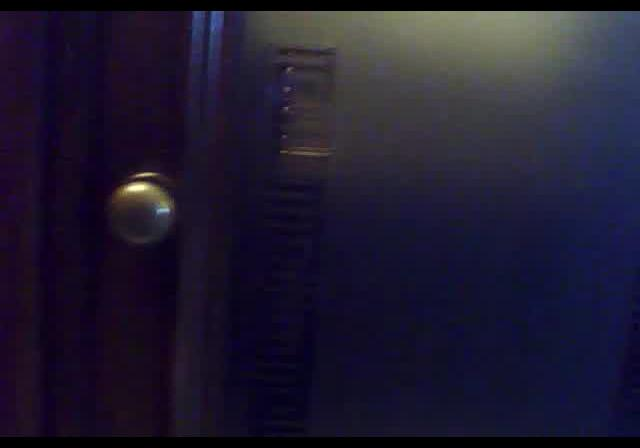
#> input picture training_images/1_img0008.jpeg, 640 x 448 px
$ python simple_detector.py training_images/1_img0008.jpeg
#> lines starting #> are read from the running program, lines starting #| are printed output that depends on the picture
import numpy as np
# import scipy
from PIL import Image
import matplotlib.pyplot as plt
import matplotlib.image as img
import math
import sys

im = Image.open(sys.argv[1])
#> im is the input picture: PIL image 640x448 RGB; mean R, G, B 31.2, 26.5, 47.3
im_array = im.load()
print(im_array)
#> (printed output is left out)

width = 640
height = 448
segmented = np.zeros((4,4))

for h in range(height -1 ):
    for w in range(width -1):
        dif1 = np.linalg.norm(np.array(im_array[w,h]) - np.array([146,142,89]))
        dif2 = np.linalg.norm(np.array(im_array[w,h]) - np.array([151,149,122]))
        if min(dif1, dif2) < 5:
            segmented[math.floor(h/height*4), math.floor(w/width*4)] += 1
#> after the loop, segmented = [[0, 0, 0, 0], [5, 0, 0, 0], [0, 0, 0, 0], [0, 0, 0, 0]]
        # print(im_array[h, w, :])
max = segmented.max()
#> max = 5
segmented = segmented == max
#> segmented = [[False, False, False, False], [True, False, False, False], [False, False, False, False], [False, False, False, False]]

im_plot = plt.imshow(segmented)
plt.show(im_plot)
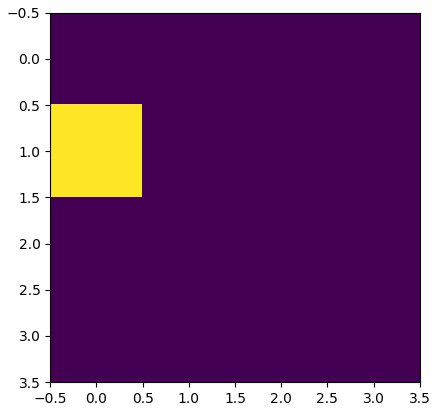
#> figure drawn by matplotlib, 1 panel

$ run again, on training_images/1_img0021.jpeg
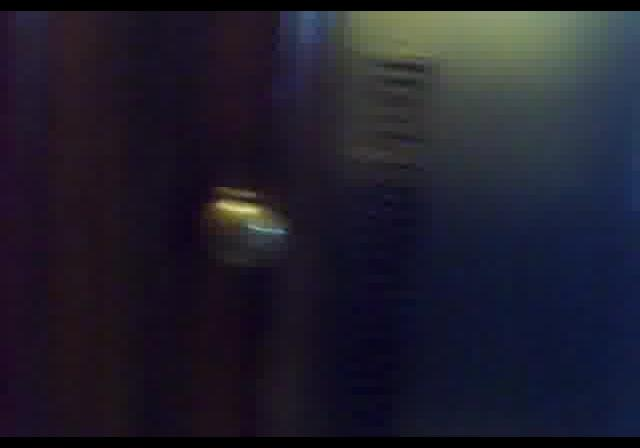
#> input picture training_images/1_img0021.jpeg, 640 x 448 px
#> im is the input picture: PIL image 640x448 RGB; mean R, G, B 32, 30.2, 43.4
#> (printed output is left out)
#> after the loop `for h in range(height -1 ):`: segmented = [[0, 0, 0, 0], [0, 10, 0, 0], [0, 0, 0, 0], [0, 0, 0, 0]]
#> max = 10
#> `segmented = segmented == max`: segmented = [[False, False, False, False], [False, True, False, False], [False, False, False, False], [False, False, False, False]]
#> `plt.show(im_plot)`:
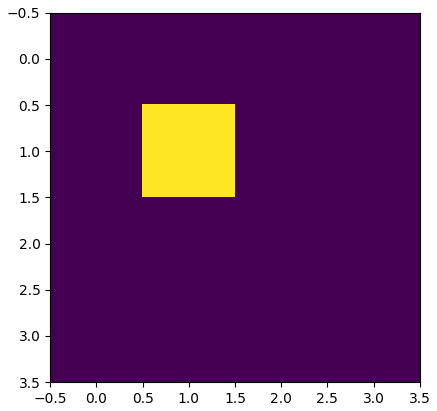
#> figure drawn by matplotlib, 1 panel

$ run again, on training_images/2_img0018.jpeg
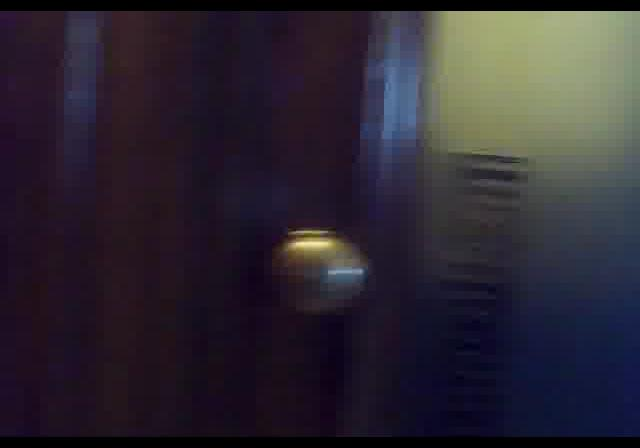
#> input picture training_images/2_img0018.jpeg, 640 x 448 px
#> im is the input picture: PIL image 640x448 RGB; mean R, G, B 45.2, 39.4, 49.6
#> (printed output is left out)
#> after the loop `for h in range(height -1 ):`: segmented = [[0, 0, 0, 0], [0, 0, 0, 0], [0, 0, 1, 0], [0, 0, 0, 0]]
#> max = 1
#> `segmented = segmented == max`: segmented = [[False, False, False, False], [False, False, False, False], [False, False, True, False], [False, False, False, False]]
#> `plt.show(im_plot)`:
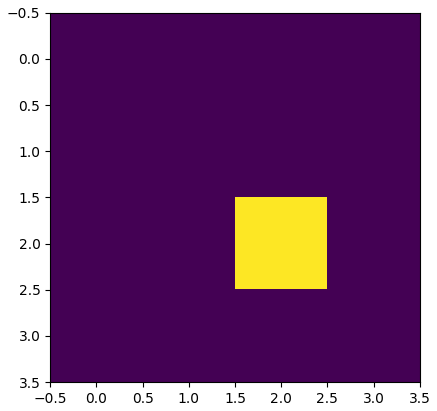
#> figure drawn by matplotlib, 1 panel

$ run again, on training_images/2_img0039.jpeg
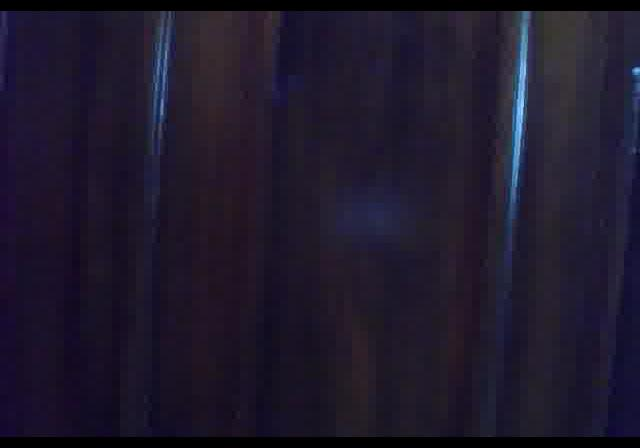
#> input picture training_images/2_img0039.jpeg, 640 x 448 px
#> im is the input picture: PIL image 640x448 RGB; mean R, G, B 30.6, 24.7, 43.3
#> (printed output is left out)
#> after the loop `for h in range(height -1 ):`: segmented = [[0, 0, 0, 0], [0, 0, 0, 0], [0, 0, 0, 0], [0, 0, 0, 0]]
#> max = 0
#> `segmented = segmented == max`: segmented = [[True, True, True, True], [True, True, True, True], [True, True, True, True], [True, True, True, True]]
#> `plt.show(im_plot)`:
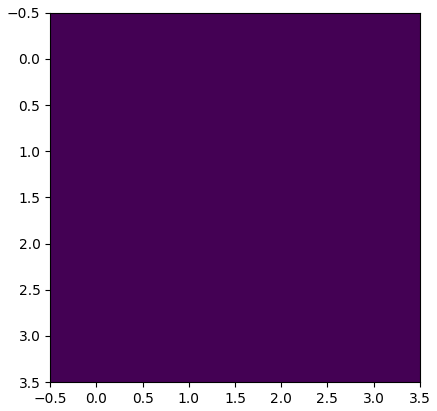
#> figure drawn by matplotlib, 1 panel
